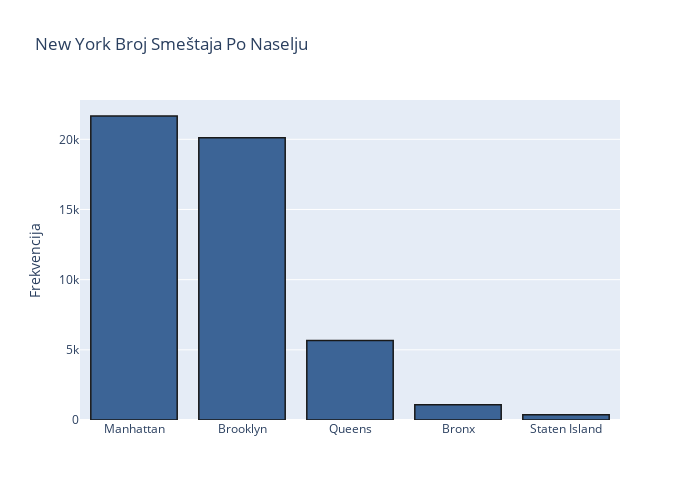

Notebook source saved alongside this figure:
### Markdown cell above
### Analiza i vizualizacija podataka

### Code cell
import plotly.graph_objs as go

ny_naselja = ny_df['neighbourhood_group'].value_counts()

data = [{
    'type': 'bar',
    'x': ny_naselja.index,
    'y': ny_naselja.values,
    'marker': {
        'color': 'rgb(60, 100, 150)',
        'line': {'width': 1.5, 'color': 'rgb(25, 25, 25)'}
    },
}]

my_layout = {
    'title': 'New York Broj Smeštaja Po Naselju',
    'yaxis': {'title': 'Frekvencija'},
    'width': 700,
    'height': 500,
}

fig = go.Figure(data=data, layout=my_layout)
fig.show()

### Figure 1 — Plotly figure (JSON) as saved in the notebook; plotly's stock layout.template omitted (floating-point values rounded to 4 significant figures)
{"data": [{"marker": {"color": "rgb(60, 100, 150)", "line": {"color": "rgb(25, 25, 25)", "width": 1.5}}, "type": "bar", "x": ["Manhattan", "Brooklyn", "Queens", "Bronx", "Staten Island"], "y": [21661, 20104, 5666, 1091, 373]}], "layout": {"height": 500, "title": {"text": "New York Broj Smeštaja Po Naselju"}, "width": 700, "xaxis": {"autorange": true, "range": [-0.5, 4.5], "type": "category"}, "yaxis": {"autorange": true, "range": [0, 22800.0], "title": {"text": "Frekvencija"}, "type": "linear"}}}
